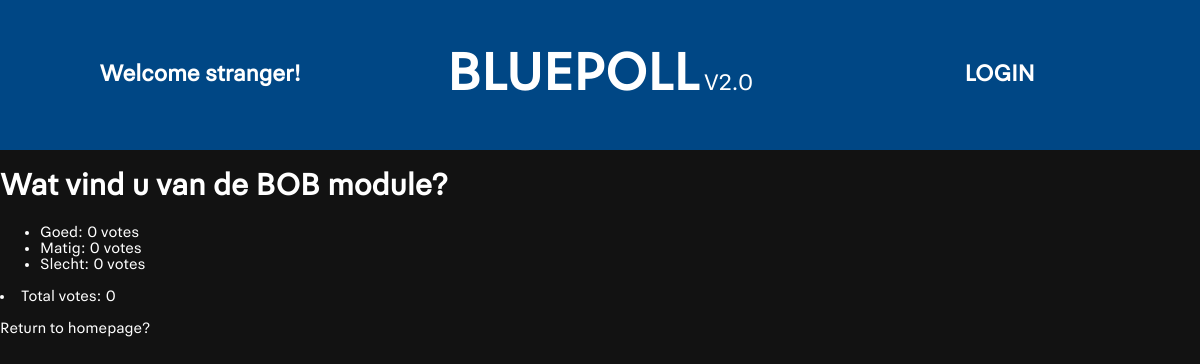
Screenshot of /polls/3/results/ with the database file from the repository.
### polls/models.py (models this page shows, shortened)
class Question(models.Model):
    question_text = models.CharField(max_length=200)
    pub_date = models.DateTimeField("date published", default=timezone.now)
    voters = models.ManyToManyField(User, through="Vote")
    sequence = models.ForeignKey(Sequence, on_delete=models.CASCADE)
    def was_published_recently(self):
        now = timezone.now()
        return now - datetime.timedelta(days=1) <= self.pub_date <= now
    def votes_list(self):
        return [choice.get_vote_count for choice in self.choice_set.all()]
    def total_votes(self):
        return sum(self.votes_list())
    was_published_recently.admin_order_field = 'pub_date'
    was_published_recently.boolean = True
    was_published_recently.short_description = 'Published recently?'

class Choice(models.Model):
    question = models.ForeignKey(Question, on_delete=models.CASCADE)
    choice_text = models.CharField(max_length=200)
    @property
    def get_vote_count(self):
        return self.vote_set.count()

### polls/views.py (the view)
# urls.py: path('<int:pk>/results/', views.ResultsView.as_view(), name='results'),
class ResultsView(generic.DetailView):
    model = Sequence
    template_name = 'polls/results.html'

### polls/templates/polls/results.html (shortened to what this page needs)
{% load static %}
<link rel="stylesheet" href="{% static 'polls/style.css' %}">
<head>
    <div class="header">
        <div class="container">
            {% if user.is_authenticated %}
            <div class="container_item"><b><span class="center">Hey {{user}}!</span></b></div>
            {% else %}
            <div class="container_item"><b><span class="center">Welcome stranger!</span></b></div>
            {% endif %}
            <div class="container_item"><b><span class="center" style="font-size: 55px;"><a href="{% url 'polls:index' %}">BLUEPOLL</a></span></b> V2.0</div>
            {% if user.is_authenticated %}
            <div class="container_item"><b><span class="center"><a href="/members/logout_user">LOGOUT</a></span></b></div>
            {% else %}
            <div class="container_item"><b><span class="center"><a href="/members/login_user">LOGIN</a></span></b></div>
            {% endif %}
        </div>
    </div>
</head>
<body>
    {% for question in sequence.question_set.all %}
        <h1>{{ question.question_text }}</h1>
        <ul>
        {% for choice in question.choice_set.all %}
            <li>{{ choice.choice_text }}: {{ choice.get_vote_count }} vote{{ choice.get_vote_count |pluralize }}</li>
        {% endfor %}
        </ul>
        <li> Total votes: {{question.total_votes}}</li>
    {% endfor %}
    <br>
    <a href="{% url 'polls:index'%}">Return to homepage?</a>
</body>

### polls/static/polls/style.css (style rules this page uses)
html, body { margin: 0; padding: 0px; border: 0px; font-size: 100%; font: inherit; vertical-align: baseline; font-family: PolitieSans,Arial,sans-serif; color: white; }
a { color: white; text-decoration: none; }
.header { text-align: center; background: #004785; height: 150px; width: 100%; }
.container { height: 100%; width:100%; font-size: 0; }
.container_item { display: inline-block; vertical-align: top; width: 33.3%; height: 100%; font-size: 1.5rem; color: white; text-align:center; justify-content: center; }
.center { height: 100%; display: inline-flex; align-items: center; }
body { background-color: #121212; }

### rows the page displays
Question: question_text "Wat vind u van de BOB module?", total_votes "0"
Choice: choice_text "Goed", get_vote_count "0"
Choice: choice_text "Matig", get_vote_count "0"
Choice: choice_text "Slecht", get_vote_count "0"
